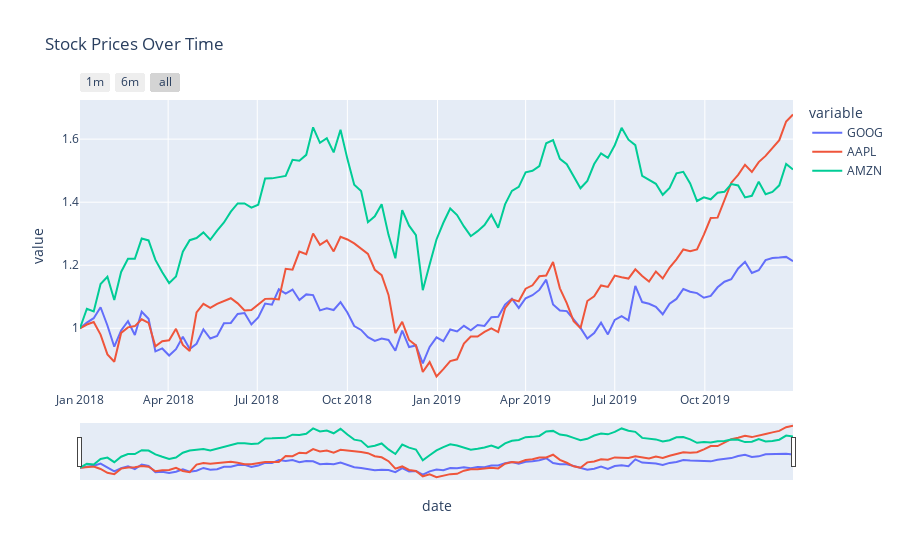

Notebook code for this chart:
### Markdown cell above
Animated Line with Range Slider

### Code cell
import plotly.express as px
df_stocks = px.data.stocks()

fig = px.line(df_stocks, x='date', y=['GOOG', 'AAPL', 'AMZN'],
              title='Stock Prices Over Time')

# Add range slider
fig.update_layout(
    xaxis=dict(
        rangeselector=dict(
            buttons=list([
                dict(count=1, label="1m", step="month", stepmode="backward"),
                dict(count=6, label="6m", step="month", stepmode="backward"),
                dict(step="all")
            ])
        ),
        rangeslider=dict(visible=True),
        type="date"
    )
)

fig.show()
